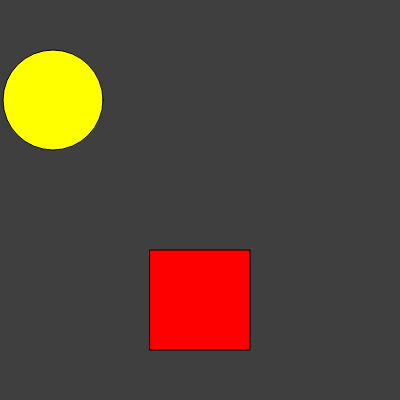
Frame 1 (no input)
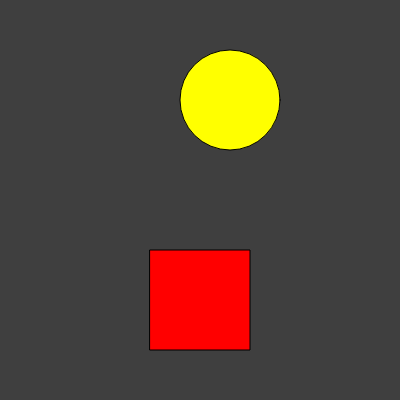
Frame 60 (no input)
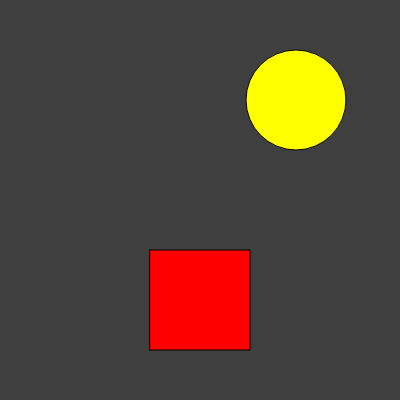
Frame 120 (the mouse pressed at the canvas centre since frame 60)

The p5.js sketch that drew these frames (run headless with seeded random() and noise() and a simulated clock; from frame 60 on, the mouse is pressed at the canvas centre):

// p5.js sketch
// ── sketch.js
var dim = 400;

var rad = 50;
var x = rad;
var speed = 3;

var rec = {
  x: dim * 0.5,
  y: dim * 0.75,
  w: 100,
  h: 100
}

function setup() {
  createCanvas(dim, dim);
}

function draw() {
  background(63);
  
  if (x < rad || x > width - rad)
  {
    speed *= -1;
  }
  
  x += speed;
  
  fill(255, 255, 0);
  ellipse(x, height * 0.25, rad * 2, rad * 2);
  
  if (mouseX > rec.x - rec.w / 2 && mouseX < rec.x + rec.w / 2 &&
      mouseY > rec.y - rec.h / 2 && mouseY < rec.y + rec.h / 2)
  {
    fill(0, 255, 0, mouseIsPressed ? 63 : 255);
  }
  else
  {
    fill(255, 0, 0);
  }
  
  rectMode(CENTER);
  rect(rec.x, rec.y, rec.w, rec.h);
}
